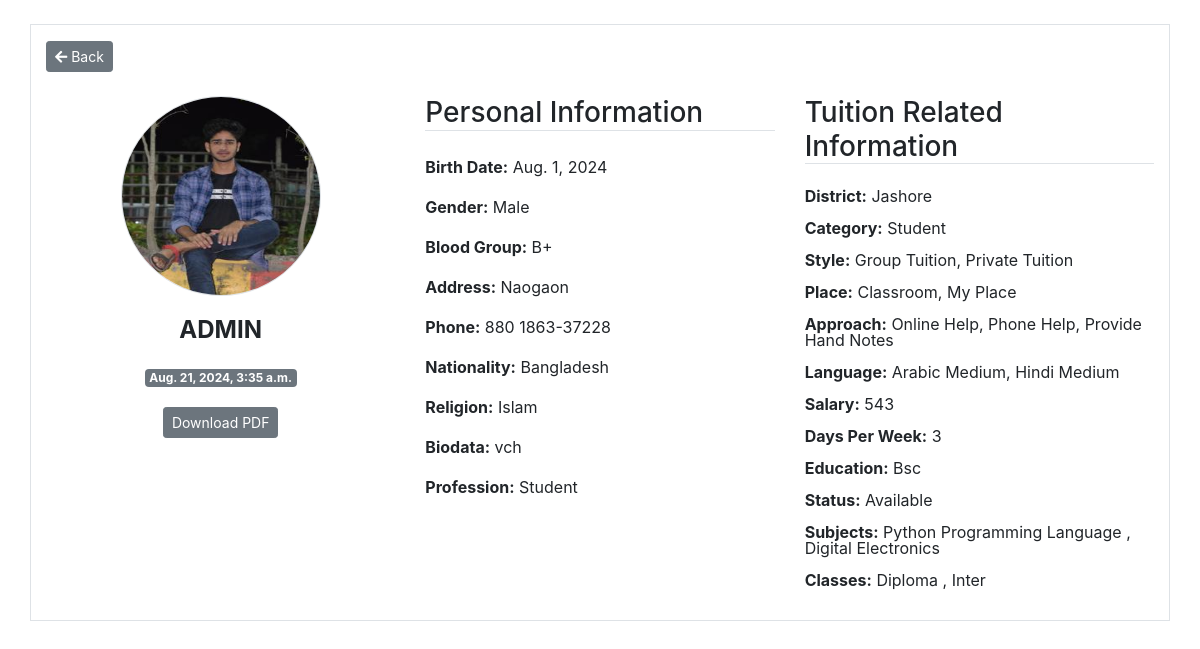
/profile/otherprofile/1/, run on the app's committed database.
### ProfileApp/models.py (models this page shows, shortened)
class UserProfile(models.Model):
    GENDER_CHOICES = (
        ('Male', 'Male'),
        ('Female', 'Female'),
    )
    BLOOD_GROUP_CHOICES = (
        ('A+', 'A+'),
        ('A-', 'A-'),
        ('B+', 'B+'),
        ('B-', 'B-'),
        ('O+', 'O+'),
        ('O-', 'O-'),
        ('AB+', 'AB+'),
        ('AB-', 'AB-'),
    )
    user = models.OneToOneField(User, on_delete=models.CASCADE)
    birth_date = models.DateField()
    gender = models.CharField(max_length=6, choices=GENDER_CHOICES)
    blood_group = models.CharField(max_length=3, choices=BLOOD_GROUP_CHOICES)
    address = models.CharField(max_length=100)
    phone = models.CharField(max_length=15)  # Changed to CharField for flexibility
    nationality = models.CharField(max_length=50)
    religion = models.CharField(max_length=40)
    biodata = models.TextField()
    profession = models.ForeignKey(Category, on_delete=models.CASCADE, related_name='categories')
    image = models.ImageField(upload_to='media/profile', default='default.jpg')
    created_at = models.DateTimeField(auto_now_add=True)

class TeacherProfile(models.Model):
    STATUS_CHOICES = (
        ('Available', 'Available'),
        ('Busy', 'Busy'),
    )
    TEACHING_STYLE_CHOICES = (
        ('Group_Tuition', 'Group Tuition'),
        ('Private_Tuition', 'Private Tuition'),
    )
    TEACHING_PLACE_CHOICES = (
        ('Classroom', 'Classroom'),
        ('Coaching_Center', 'Coaching Center'),
        ('Home_Visit', 'Home Visit'),
        ('My_Place', 'My Place'),
    )
    APPROACH_CHOICES = (
        ('Online_Help', 'Online Help'),
        ('Phone_Help', 'Phone Help'),
        ('Provide_Hand_Notes', 'Provide Hand Notes'),
        ('Video_Tutorials', 'Video Tutorials'),
    )
    MEDIUM_CHOICES = (
        ('Bangla_Medium', 'Bangla Medium'),
        ('English_Medium', 'English Medium'),
        ('Arabic_Medium', 'Arabic Medium'),
        ('Hindi_Medium', 'Hindi Medium'),
        ('Chinese_Medium', 'Chinese Medium'),
        ('Computer_Learning', 'Computer Learning'),
        ('Language_Learning', 'Language Learning'),
    )
    user = models.OneToOneField(User, on_delete=models.CASCADE, related_name='teacher_profile')
    district = models.ForeignKey(District, on_delete=models.SET_NULL, null=True, related_name='teachers')
    style = MultiSelectField(choices=TEACHING_STYLE_CHOICES, max_choices=3)
    place = MultiSelectField(choices=TEACHING_PLACE_CHOICES, max_choices=3)
    approach = MultiSelectField(choices=APPROACH_CHOICES, max_choices=3)
    medium = MultiSelectField(choices=MEDIUM_CHOICES, max_choices=3)
    category = models.ForeignKey(Category, on_delete=models.CASCADE, null=True, blank=True, related_name='cate')
    subject = models.ManyToManyField(Subject, related_name='teachers')
    classin = models.ManyToManyField(ClassIn, related_name='teachers')
    salary = models.IntegerField()
    days_per_week = models.CharField(max_length=50)
    education = models.CharField(max_length=50)
    status = models.CharField(max_length=9, choices=STATUS_CHOICES)  # Corrected field name to "status"
    created_at = models.DateTimeField(auto_now_add=True)

### Post/models.py (models this page shows, shortened)
class Category(models.Model):
    name = models.CharField(max_length=50)
    slug = models.SlugField(max_length=50, null=True, blank=True)
    def __str__(self):
        return self.name

class District(models.Model):
    name = models.CharField(max_length=50)
    def __str__(self):
        return self.name

class Subject(models.Model):
    name = models.CharField(max_length=50)
    def __str__(self):
        return self.name

class ClassIn(models.Model):
    name = models.CharField(max_length=50)
    def __str__(self):
        return self.name

### ProfileApp/views.py (the view)
# urls.py: path('otherprofile/<int:id>/',OTHERPROFILE,name='otherprofile'),
def OTHERPROFILE(request,id):
    user=User.objects.get(id=id)
    return render(request,'profile/otherprofile.html',{'user':user})

### Template/Profile/otherprofile.html (shortened to what this page needs)
<!DOCTYPE html>
<html lang="en">
<head>
  <link href="https://stackpath.bootstrapcdn.com/bootstrap/4.5.2/css/bootstrap.min.css" rel="stylesheet">
  <link rel="stylesheet" href="https://cdnjs.cloudflare.com/ajax/libs/font-awesome/5.15.3/css/all.min.css">
</head>
<body>
<div class="container mt-4 mb-5" style="margin-top: 5px;">
  <div class="row border">
    <div class="col-md-12 mb-4 mt-3">
      <a href="javascript:history.back()" class="btn btn-secondary btn-sm">
        <i class="fas fa-arrow-left"></i> Back
      </a>
    </div>
    <div class="col-md-4 text-center mb-5">
      <div>
        {% if user.userprofile.image.url %}
        <img src="{{user.userprofile.image.url}}" style="height: 200px; width: 200px;" class="rounded-circle mb-3 border" />
        {% else %}
        <img src="/Media/media/profile/default.jpg" style="height: 200px; width: 200px;" class="rounded-circle mb-3 border" />
        {% endif %}
        {% if user.first_name %}
          <p style="font-size: 24px; text-transform:uppercase; ">
            <strong><span>{{ user.first_name }}</span> <span>{{ user.last_name }}</span></strong>
          </p>
        {% else %}
          <strong><p style="font-size: 24px; text-transform:uppercase;">{{ user.username }}</p></strong>
        {% endif %}
        <p class="badge bg-secondary text-white">{{ user.userprofile.created_at }}</p>
        <div class="mt-1">
          <a class="btn btn-secondary btn-sm text-white" href="{% url 'pdf' user.teacher_profile.id %}">Download PDF</a>
        </div>
      </div>
    </div>
    <div class="col-md-4 mb-4">
      {% if user.userprofile %}
        <div>
          <h3 class="border-bottom mb-4">Personal Information</h3>
          <p><strong>Birth Date:</strong> {{user.userprofile.birth_date}}</p>
          <p><strong>Gender:</strong> {{user.userprofile.gender}}</p>
          <p><strong>Blood Group:</strong> {{user.userprofile.blood_group}}</p>
          <p><strong>Address:</strong> {{user.userprofile.address}}</p>
          <p><strong>Phone:</strong> {{user.userprofile.phone}}</p>
          <p><strong>Nationality:</strong> {{user.userprofile.nationality}}</p>
          <p><strong>Religion:</strong> {{user.userprofile.religion}}</p>
          <p><strong>Biodata:</strong> {{user.userprofile.biodata}}</p>
          <p><strong>Profession:</strong> {{user.userprofile.profession}}</p>
        </div>
        {% else %}
        <div class="text-center mt-5">
            <h5>No profile data available. Please update your profile.</h5>
        </div>
        {% endif %}
    </div>
    <div class="col-md-4 mb-3">
      {% if user.teacher_profile %}
        <div>
          <h3 class="border-bottom mb-4">Tuition Related Information</h3>
          <p style="line-height: 1.0;"><strong>District:</strong> {{user.teacher_profile.district}}</p>
          <p style="line-height: 1.0;"><strong>Category:</strong> {{user.teacher_profile.category}}</p>
          <p style="line-height: 1.0;"><strong>Style:</strong> {{user.teacher_profile.style}}</p>
          <p style="line-height: 1.0;"><strong>Place:</strong> {{user.teacher_profile.place}}</p>
          <p style="line-height: 1.0;"><strong>Approach:</strong> {{user.teacher_profile.approach}}</p>
          <p style="line-height: 1.0;"><strong>Language:</strong> {{user.teacher_profile.medium}}</p>
          <p style="line-height: 1.0;"><strong>Salary:</strong> {{user.teacher_profile.salary}}</p>
          <p style="line-height: 1.0;"><strong>Days Per Week:</strong> {{user.teacher_profile.days_per_week}}</p>
          <p style="line-height: 1.0;"><strong>Education:</strong> {{user.teacher_profile.education}}</p>
          <p style="line-height: 1.0;"><strong>Status:</strong> {{user.teacher_profile.status}}</p>
          <p style="line-height: 1.0;"><strong>Subjects:</strong>
            {% for i in user.teacher_profile.subject.all %}
              {{i}}
              {% if not forloop.last %}, {% endif %}
            {% endfor %}
          </p>
          <p style="line-height: 1.0;"><strong>Classes:</strong>
            {% for i in user.teacher_profile.classin.all %}
              {{i}}
              {% if not forloop.last %}, {% endif %}
            {% endfor %}
          </p>
        </div>
        {% else %}
        <div class="text-center mt-5">
            <h5>No tuition profile data available. Please update your profile.</h5>
        </div>
        {% endif %}
    </div>
  </div>
</div>
</body>
</html>

### data on the page
Subject: name "Python Programming Language"
Subject: name "Digital Electronics"
ClassIn: name "Diploma"
ClassIn: name "Inter"

### other printed values
{{ user.username }} "ADMIN"
{{ user.userprofile.created_at }} "Aug. 21, 2024, 3:35 a.m."
{{ user.userprofile.birth_date }} "Aug. 1, 2024"
{{ user.userprofile.gender }} "Male"
{{ user.userprofile.blood_group }} "B+"
{{ user.userprofile.address }} "Naogaon"
{{ user.userprofile.phone }} "880 1863-37228"
{{ user.userprofile.nationality }} "Bangladesh"
{{ user.userprofile.religion }} "Islam"
{{ user.userprofile.biodata }} "vch"
{{ user.userprofile.profession }} "Student"
{{ user.teacher_profile.district }} "Jashore"
{{ user.teacher_profile.category }} "Student"
{{ user.teacher_profile.style }} "Group Tuition, Private Tuition"
{{ user.teacher_profile.place }} "Classroom, My Place"
